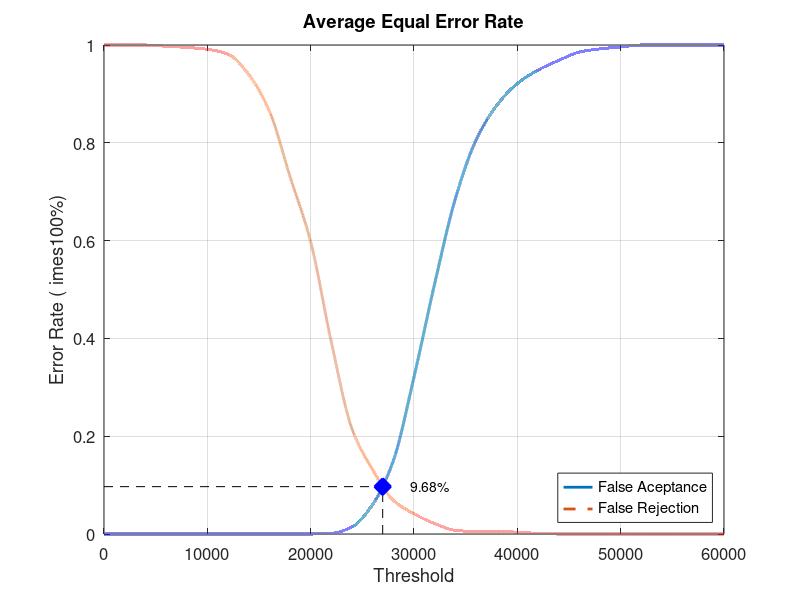
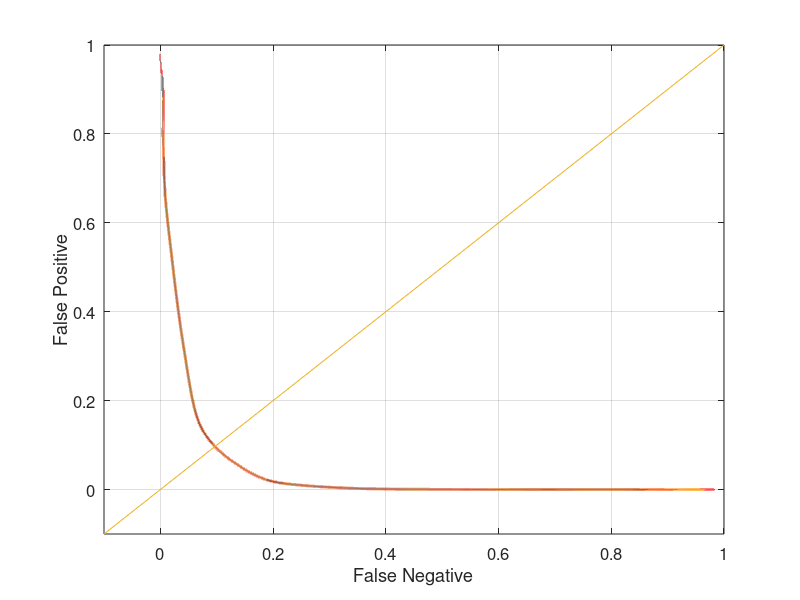

These charts were generated, in order, by the following MATLAB code:
close all;
clear;
clc;
x = 0:2000:60000;
xq = 0:0.5:60000;

y0 = [0 0 0 0 0 0 0 0 0 0 0 0.00131579 0.0144737 0.0605263 0.15 0.321053 0.511842 0.685526 0.805263 0.876316 0.921053 0.948684 0.968421 0.985526 0.992105 0.996053 1 1 1 1 1]
yy0 = interp1(x, y0, xq, 'pchip');
y1 = [1 1 1 0.9975 0.995 0.99125 0.98125 0.94 0.865 0.73125 0.5975 0.3925 0.215 0.13125 0.06875 0.04125 0.02125 0.0075 0.005 0.005 0.00375 0.00125 0 0 0 0 0 0 0 0 0]
yy1 = interp1(x, y1, xq, 'pchip');

% Calculating EER: 
y2 = abs(y0 - y1);
find(y2 == min(y2))
yy2 = abs(yy0 - yy1);
xEER = find(yy2 == min(yy2));
xEERIndex = xq(xEER) % X-axis EER
yEER = yy0(xEER) % Y-axis EER

main = figure
plot(xq, yy0,'-','LineWidth', 2);	hold on
plot(xq, yy1,'--','LineWidth', 2);	hold on
plot([xEERIndex xEERIndex], [0 yEER], 'k--');	hold on
plot([0 xEERIndex], [yEER yEER], 'k--');	hold on
plot(xEERIndex, yEER, 'bx', 'LineWidth', 10);	hold on
text(xEERIndex + 10 * xEERIndex / 100, yEER, [num2str(round((10000 * yEER)) / 100) '%'])
legend('False Aceptance', 'False Rejection', 'Location', 'SouthEast')
xlabel('Threshold')
ylabel('Error Rate (	imes100%)')
title('Average Equal Error Rate')
set(gca, 'FontSize', 12)
axis([0 60000 0 1])
grid on

print(main, 'Experiment2AverageMain', '-dpng');
FNRxFPR = figure('Color', [1 1 1]);
plot(yy1, yy0, '-', yy1, yy0, 'LineWidth', 2);
hold on
y = -0.1:0.1:1
plot(y, y); 
set(gca, 'FontSize', 12)
xlabel('False Negative')
ylabel('False Positive')
axis([-0.1 1 -0.1 1])
set(gca, 'FontSize', 12)
grid on

print(FNRxFPR, 'Experiment2AverageFNRxFPR','-dpng');
